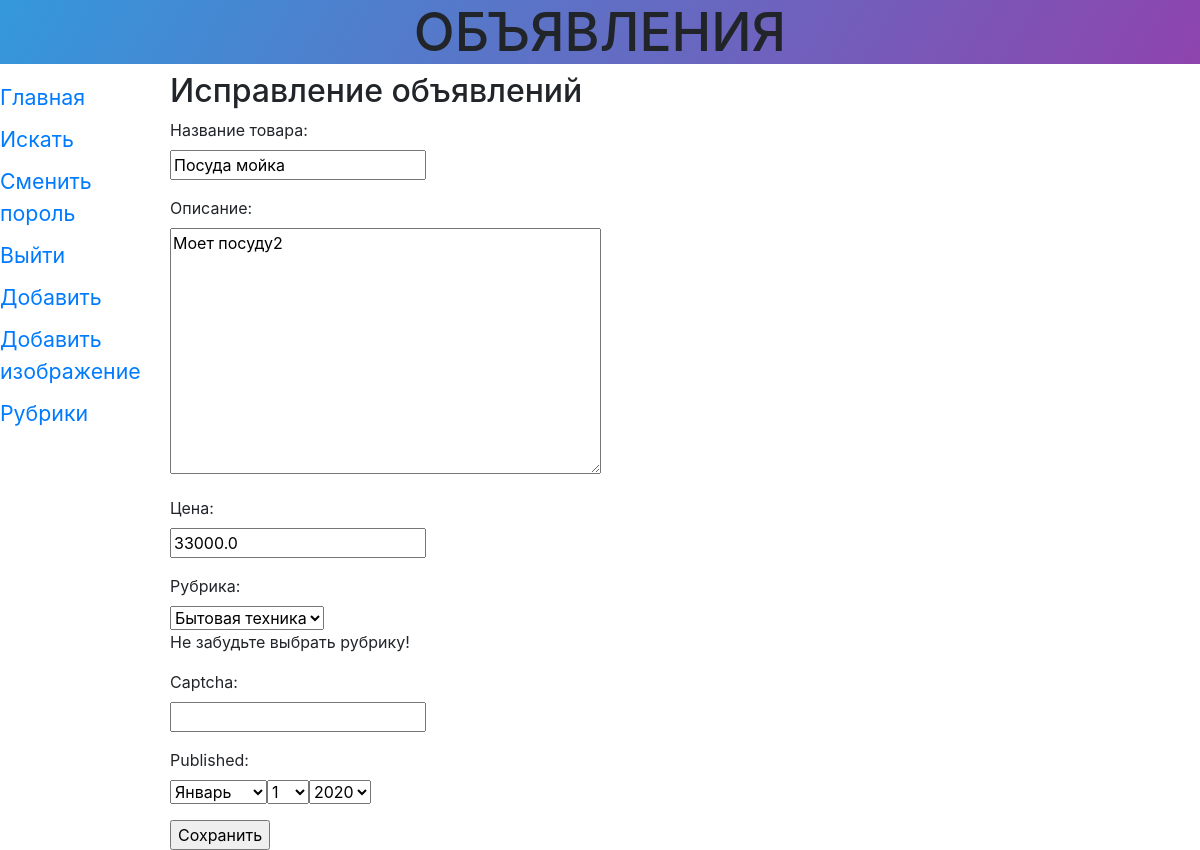
/storys/edit/50/ (signed in), run on the app's committed database.
### storys/models.py (models this page shows)
class Story(models.Model):
	title = models.CharField(max_length=50, verbose_name='Товар')
	content = models.TextField(null = True, blank=True, verbose_name='Описание')
	price = models.FloatField(null = True, blank=True, verbose_name='Цена')
	published = models.DateTimeField(auto_now_add=True, db_index=True, verbose_name='Опубликовано')
	rubric = models.ForeignKey('Rubric', null=True, on_delete = models.PROTECT,verbose_name = 'Рубрика',
		related_name='entries', related_query_name='entry')
	class Meta():
		verbose_name_plural = 'Объявления'
		verbose_name = 'Объявление'
		ordering = ['-published']

### storys/views.py (the view)
# urls.py: path('edit/<int:pk>/', editet, name='edit'),
@login_required
def editet(request, pk):
	bb=Story.objects.get(pk=pk)
	if request.method == 'POST':
		bbf=Storyform(request.POST, instance = bb)
		if bbf.is_valid():
			bbf.save()
			messages.success(request, 'Объявлене успешно изменено')
			return HttpResponseRedirect(reverse('by_rubric',
				kwargs = {'rubric_id':bbf.cleaned_data['rubric'].pk}))
		else:
			context = {'form':bbf}
			return render (request, 'storys/story_form.html', context)
	else:
		bbf = Storyform(instance = bb)
		context = {'form':bbf}
		return render (request, 'storys/story_form.html', context)

### storys/forms.py (shortened to what this page needs)
class Storyform(forms.ModelForm):
	captcha = CaptchaField(label = 'Введите текст с картинки',
			error_messages = {'invalid':'Неправильный текст'})
	title = forms.CharField(label='Название товара',
	 validators = [validators.RegexValidator(regex='^.{4,}$')],
	 error_messages = {'invalid':'Неправильное название товара'})
	content = forms.CharField(label = 'Описание',
		widget = forms.widgets.Textarea())
	price = forms.DecimalField(label = 'Цена', decimal_places=1)
	published = forms.DateField(widget = SelectDateWidget(empty_label = ('Выберите год',
		'Выберите месяц','Выберите число')))
	rubric =forms.ModelChoiceField(queryset = Rubric.objects.all(),
		label = 'Рубрика', help_text='Не забудьте выбрать рубрику!', widget = forms.widgets.Select(attrs={'size':1}))
	class Meta:
		model = Story
		fields = ('title', 'content', 'price','rubric')

### storys/models.py (called while the page is built)
	def __str__(self):
		return self.name

### storys/templates/storys/story_form.html (shortened to what this page needs)
{% extends 'layout/basic.html'%}
{%block content%}
<h2>Исправление объявлений</h2>
<form method="post">
	{%for field in form.visible_fields%}
		<p>
			{{field.label_tag}}<br>{{field}}<br>
			{{field.help_text}}
		</p>
	{%endfor%}
	<input type="submit" value="Сохранить">
</form>
{% endblock %}

### data on the page
Story: visible_fields "Посуда мойка" "Моет посуду2" "33000.0" "Бытовая техника"

### other printed values
{{ field.label_tag }} "Название товара:" "Описание:" "Цена:" "Рубрика:" "Captcha:" "Published:"
{{ field.help_text }} "Не забудьте выбрать рубрику!"
